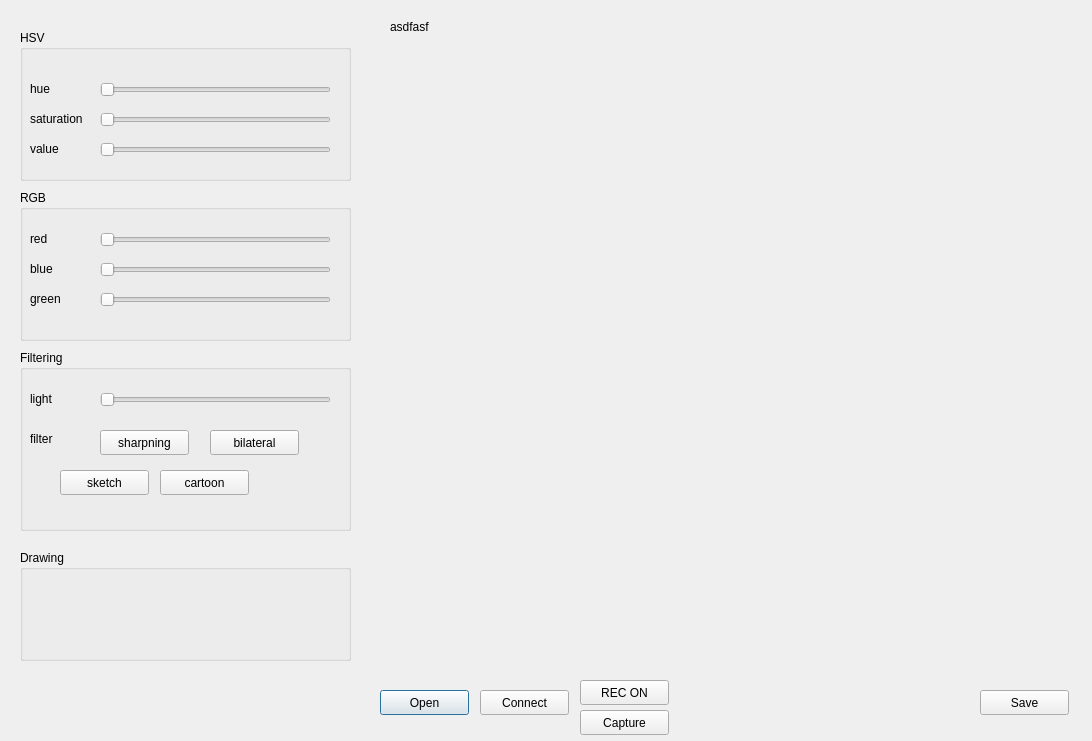
<?xml version="1.0" encoding="UTF-8"?>
<ui version="4.0">
 <class>Dialog</class>
 <widget class="QDialog" name="Dialog">
  <property name="geometry">
   <rect>
    <x>0</x>
    <y>0</y>
    <width>1092</width>
    <height>741</height>
   </rect>
  </property>
  <property name="windowTitle">
   <string>Dialog</string>
  </property>
  <widget class="QLabel" name="window">
   <property name="geometry">
    <rect>
     <x>390</x>
     <y>20</y>
     <width>681</width>
     <height>641</height>
    </rect>
   </property>
   <property name="text">
    <string>asdfasf</string>
   </property>
   <property name="alignment">
    <set>Qt::AlignLeading|Qt::AlignLeft|Qt::AlignTop</set>
   </property>
  </widget>
  <widget class="QPushButton" name="open_btn">
   <property name="geometry">
    <rect>
     <x>380</x>
     <y>690</y>
     <width>89</width>
     <height>25</height>
    </rect>
   </property>
   <property name="text">
    <string>Open</string>
   </property>
  </widget>
  <widget class="QPushButton" name="camera_btn">
   <property name="geometry">
    <rect>
     <x>480</x>
     <y>690</y>
     <width>89</width>
     <height>25</height>
    </rect>
   </property>
   <property name="text">
    <string>Connect</string>
   </property>
  </widget>
  <widget class="QPushButton" name="save_btn">
   <property name="geometry">
    <rect>
     <x>980</x>
     <y>690</y>
     <width>89</width>
     <height>25</height>
    </rect>
   </property>
   <property name="text">
    <string>Save</string>
   </property>
  </widget>
  <widget class="QGroupBox" name="HSV">
   <property name="geometry">
    <rect>
     <x>20</x>
     <y>30</y>
     <width>331</width>
     <height>151</height>
    </rect>
   </property>
   <property name="title">
    <string>HSV</string>
   </property>
   <widget class="QSlider" name="hue_slider">
    <property name="geometry">
     <rect>
      <x>80</x>
      <y>50</y>
      <width>231</width>
      <height>20</height>
     </rect>
    </property>
    <property name="orientation">
     <enum>Qt::Horizontal</enum>
    </property>
   </widget>
   <widget class="QLabel" name="hue">
    <property name="geometry">
     <rect>
      <x>10</x>
      <y>50</y>
      <width>61</width>
      <height>17</height>
     </rect>
    </property>
    <property name="text">
     <string>hue</string>
    </property>
   </widget>
   <widget class="QLabel" name="sat">
    <property name="geometry">
     <rect>
      <x>10</x>
      <y>80</y>
      <width>71</width>
      <height>17</height>
     </rect>
    </property>
    <property name="text">
     <string>saturation</string>
    </property>
   </widget>
   <widget class="QSlider" name="sat_slider">
    <property name="geometry">
     <rect>
      <x>80</x>
      <y>80</y>
      <width>231</width>
      <height>20</height>
     </rect>
    </property>
    <property name="orientation">
     <enum>Qt::Horizontal</enum>
    </property>
   </widget>
   <widget class="QLabel" name="value">
    <property name="geometry">
     <rect>
      <x>10</x>
      <y>110</y>
      <width>61</width>
      <height>17</height>
     </rect>
    </property>
    <property name="text">
     <string>value</string>
    </property>
   </widget>
   <widget class="QSlider" name="value_slider">
    <property name="geometry">
     <rect>
      <x>80</x>
      <y>110</y>
      <width>231</width>
      <height>20</height>
     </rect>
    </property>
    <property name="orientation">
     <enum>Qt::Horizontal</enum>
    </property>
   </widget>
  </widget>
  <widget class="QGroupBox" name="RGB">
   <property name="geometry">
    <rect>
     <x>20</x>
     <y>190</y>
     <width>331</width>
     <height>151</height>
    </rect>
   </property>
   <property name="title">
    <string>RGB</string>
   </property>
   <widget class="QLabel" name="green">
    <property name="geometry">
     <rect>
      <x>10</x>
      <y>100</y>
      <width>61</width>
      <height>17</height>
     </rect>
    </property>
    <property name="text">
     <string>green</string>
    </property>
   </widget>
   <widget class="QLabel" name="red">
    <property name="geometry">
     <rect>
      <x>10</x>
      <y>40</y>
      <width>61</width>
      <height>17</height>
     </rect>
    </property>
    <property name="text">
     <string>red</string>
    </property>
   </widget>
   <widget class="QLabel" name="blue">
    <property name="geometry">
     <rect>
      <x>10</x>
      <y>70</y>
      <width>71</width>
      <height>17</height>
     </rect>
    </property>
    <property name="text">
     <string>blue</string>
    </property>
   </widget>
   <widget class="QSlider" name="red_slider">
    <property name="geometry">
     <rect>
      <x>80</x>
      <y>40</y>
      <width>231</width>
      <height>20</height>
     </rect>
    </property>
    <property name="orientation">
     <enum>Qt::Horizontal</enum>
    </property>
   </widget>
   <widget class="QSlider" name="green_slider">
    <property name="geometry">
     <rect>
      <x>80</x>
      <y>100</y>
      <width>231</width>
      <height>20</height>
     </rect>
    </property>
    <property name="orientation">
     <enum>Qt::Horizontal</enum>
    </property>
   </widget>
   <widget class="QSlider" name="blue_slider">
    <property name="geometry">
     <rect>
      <x>80</x>
      <y>70</y>
      <width>231</width>
      <height>20</height>
     </rect>
    </property>
    <property name="orientation">
     <enum>Qt::Horizontal</enum>
    </property>
   </widget>
  </widget>
  <widget class="QGroupBox" name="Filter">
   <property name="geometry">
    <rect>
     <x>20</x>
     <y>350</y>
     <width>331</width>
     <height>181</height>
    </rect>
   </property>
   <property name="title">
    <string>Filtering</string>
   </property>
   <widget class="QSlider" name="light_slider">
    <property name="geometry">
     <rect>
      <x>80</x>
      <y>40</y>
      <width>231</width>
      <height>20</height>
     </rect>
    </property>
    <property name="orientation">
     <enum>Qt::Horizontal</enum>
    </property>
   </widget>
   <widget class="QLabel" name="light">
    <property name="geometry">
     <rect>
      <x>10</x>
      <y>40</y>
      <width>61</width>
      <height>17</height>
     </rect>
    </property>
    <property name="text">
     <string>light</string>
    </property>
   </widget>
   <widget class="QPushButton" name="cartoon_btn">
    <property name="geometry">
     <rect>
      <x>140</x>
      <y>120</y>
      <width>89</width>
      <height>25</height>
     </rect>
    </property>
    <property name="text">
     <string>cartoon</string>
    </property>
   </widget>
   <widget class="QPushButton" name="sketch_btn">
    <property name="geometry">
     <rect>
      <x>40</x>
      <y>120</y>
      <width>89</width>
      <height>25</height>
     </rect>
    </property>
    <property name="text">
     <string>sketch</string>
    </property>
   </widget>
   <widget class="QLabel" name="filter">
    <property name="geometry">
     <rect>
      <x>10</x>
      <y>80</y>
      <width>61</width>
      <height>17</height>
     </rect>
    </property>
    <property name="text">
     <string>filter</string>
    </property>
   </widget>
   <widget class="QPushButton" name="sharpning_btn">
    <property name="geometry">
     <rect>
      <x>80</x>
      <y>80</y>
      <width>89</width>
      <height>25</height>
     </rect>
    </property>
    <property name="text">
     <string>sharpning</string>
    </property>
   </widget>
   <widget class="QPushButton" name="bilateral_btn">
    <property name="geometry">
     <rect>
      <x>190</x>
      <y>80</y>
      <width>89</width>
      <height>25</height>
     </rect>
    </property>
    <property name="text">
     <string>bilateral</string>
    </property>
   </widget>
  </widget>
  <widget class="QGroupBox" name="Drawing">
   <property name="geometry">
    <rect>
     <x>20</x>
     <y>550</y>
     <width>331</width>
     <height>111</height>
    </rect>
   </property>
   <property name="title">
    <string>Drawing</string>
   </property>
  </widget>
  <widget class="QPushButton" name="rec_btn">
   <property name="geometry">
    <rect>
     <x>580</x>
     <y>680</y>
     <width>89</width>
     <height>25</height>
    </rect>
   </property>
   <property name="text">
    <string>REC ON</string>
   </property>
  </widget>
  <widget class="QPushButton" name="capture_btn">
   <property name="geometry">
    <rect>
     <x>580</x>
     <y>710</y>
     <width>89</width>
     <height>25</height>
    </rect>
   </property>
   <property name="text">
    <string>Capture</string>
   </property>
  </widget>
 </widget>
 <resources/>
 <connections/>
</ui>
